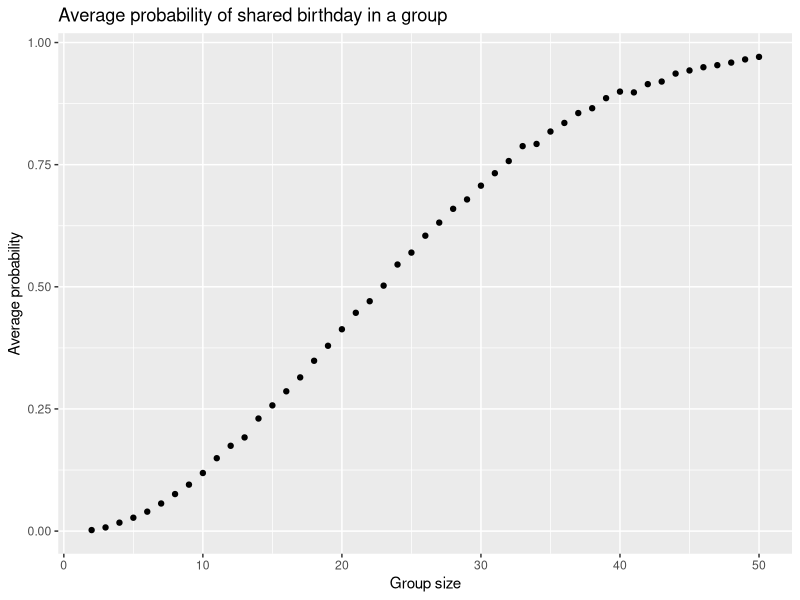

Generate this figure with R: (Note: a time limit stopped this script after it produced the figure.)
## ---- chunk 1
library(tidyverse)
## ---- chunk 2
bday_sim = function(n) {
  bday = sample(1:365, 
                 n, 
                 replace = TRUE)
  return(any(duplicated(bday)))
}
## ---- chunk 3
bday_res = tibble(group_size = rep(2:50, 
                                   each = 10000)) |> 
  mutate(result = map_lgl(group_size, 
                          bday_sim))

res_df = bday_res |> 
  group_by(group_size) |> 
  summarize(avg_prob = mean(result))
## ---- chunk 4
res_df |> 
  ggplot(aes(x = group_size,
             y = avg_prob)) +
  geom_point() + 
  labs(title = "Average probability of shared birthday in a group",
       x = "Group size",
       y = "Average probability")
## ---- chunk 5
t_test_sim = function(n = 30, 
                      mu, 
                      sigma = 5) {
  data = rnorm(n, 
               mean = mu, 
               sd = sigma)
  
  t_res = t.test(data, 
                 mu = 0,
                 alpha = 0.05)
  
  res_df = t_res |> 
    broom::tidy() |> 
    select(mu_hat = estimate,
           p_value = p.value)
  
  return(res_df)
}
## ---- chunk 6
mu = 0

mu0_res = expand_grid(id = 1:5000) |> 
  mutate(res = map(id, 
                   ~ t_test_sim(mu = 0))) |> 
  unnest(res)
## ---- chunk 7
mu = 1:6

mu_res = expand_grid(id = 1:5000,
                     mu = mu) |> 
  mutate(res = map(mu,
                   ~ t_test_sim(mu = .x))) |> 
  unnest(res)
## ---- chunk 8
power_df = mu_res |> 
  group_by(mu) |> 
  summarize(power = mean(p_value < 0.05))
  
power_df |> ggplot(aes(x = mu,
                       y = power)) +
  geom_point() +
  labs(title = "Power of one-sample t test across µ",
       y = "Power",
       x = "True mean (µ)") +
  scale_x_discrete(limits = factor(mu))
## ---- chunk 9
avg_mu_df = mu_res |> 
  group_by(mu) |> 
  summarize(avg_mu_hat = mean(mu_hat),
            sig_avg_mu_hat = mean(mu_hat[p_value < 0.05]))

avg_mu_df |> 
  ggplot(aes(x = mu)) +
  geom_point(aes(y = avg_mu_hat,
                 color = "all samples")) +
  geom_point(aes(y = sig_avg_mu_hat,
                 color = "significant samples")) +
  scale_x_discrete(limits = factor(mu)) +
  scale_y_discrete(limits = factor(1:6)) + 
  labs(title = "Average estimates of mean vs. true mean",
       x = "True mean (µ)",
       y = "Average estimates")
